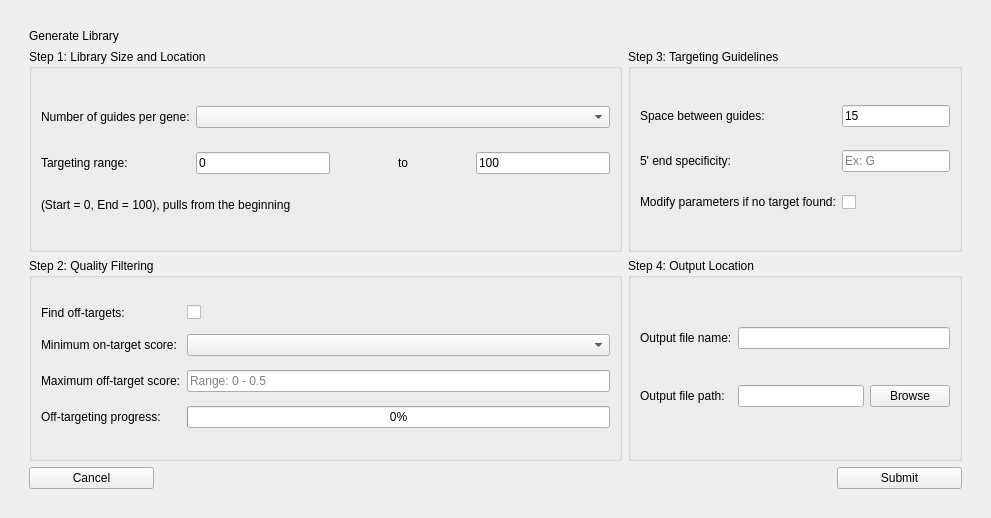
<?xml version="1.0" encoding="UTF-8"?>
<ui version="4.0">
 <class>MainWindow</class>
 <widget class="QMainWindow" name="MainWindow">
  <property name="geometry">
   <rect>
    <x>0</x>
    <y>0</y>
    <width>991</width>
    <height>518</height>
   </rect>
  </property>
  <property name="windowTitle">
   <string>MainWindow</string>
  </property>
  <widget class="QWidget" name="centralwidget">
   <layout class="QGridLayout" name="gridLayout_2">
    <item row="1" column="1">
     <layout class="QGridLayout" name="gridLayout" rowstretch="1,0,0,0" columnstretch="1,0">
      <property name="sizeConstraint">
       <enum>QLayout::SetDefaultConstraint</enum>
      </property>
      <item row="3" column="1" alignment="Qt::AlignRight">
       <widget class="QPushButton" name="pbtnSubmit">
        <property name="sizePolicy">
         <sizepolicy hsizetype="Minimum" vsizetype="Fixed">
          <horstretch>0</horstretch>
          <verstretch>0</verstretch>
         </sizepolicy>
        </property>
        <property name="minimumSize">
         <size>
          <width>125</width>
          <height>0</height>
         </size>
        </property>
        <property name="text">
         <string>Submit</string>
        </property>
       </widget>
      </item>
      <item row="2" column="1">
       <widget class="QGroupBox" name="grpOutputLocation">
        <property name="sizePolicy">
         <sizepolicy hsizetype="Preferred" vsizetype="Preferred">
          <horstretch>0</horstretch>
          <verstretch>0</verstretch>
         </sizepolicy>
        </property>
        <property name="title">
         <string>Step 4: Output Location</string>
        </property>
        <layout class="QGridLayout" name="gridLayout_7" rowstretch="0,0,0,0">
         <item row="2" column="2">
          <widget class="QPushButton" name="pbtnBrowse">
           <property name="sizePolicy">
            <sizepolicy hsizetype="Maximum" vsizetype="Fixed">
             <horstretch>0</horstretch>
             <verstretch>0</verstretch>
            </sizepolicy>
           </property>
           <property name="toolTip">
            <string>&lt;html&gt;&lt;head/&gt;&lt;body&gt;&lt;p&gt;Browse for a location to save your library!&lt;/p&gt;&lt;/body&gt;&lt;/html&gt;</string>
           </property>
           <property name="text">
            <string>Browse</string>
           </property>
          </widget>
         </item>
         <item row="3" column="0" colspan="3">
          <spacer name="verticalSpacer_9">
           <property name="orientation">
            <enum>Qt::Vertical</enum>
           </property>
           <property name="sizeType">
            <enum>QSizePolicy::Fixed</enum>
           </property>
           <property name="sizeHint" stdset="0">
            <size>
             <width>10</width>
             <height>10</height>
            </size>
           </property>
          </spacer>
         </item>
         <item row="2" column="0">
          <widget class="QLabel" name="lblFilePath">
           <property name="sizePolicy">
            <sizepolicy hsizetype="Fixed" vsizetype="Preferred">
             <horstretch>0</horstretch>
             <verstretch>0</verstretch>
            </sizepolicy>
           </property>
           <property name="toolTip">
            <string>&lt;html&gt;&lt;head/&gt;&lt;body&gt;&lt;p&gt;&lt;span style=&quot; font-size:12pt;&quot;&gt;This is the directory that CASPER will write the library CSV to.&lt;/span&gt;&lt;/p&gt;&lt;/body&gt;&lt;/html&gt;</string>
           </property>
           <property name="text">
            <string>Output file path:</string>
           </property>
          </widget>
         </item>
         <item row="1" column="0">
          <widget class="QLabel" name="lblFileName">
           <property name="sizePolicy">
            <sizepolicy hsizetype="Fixed" vsizetype="Preferred">
             <horstretch>0</horstretch>
             <verstretch>0</verstretch>
            </sizepolicy>
           </property>
           <property name="toolTip">
            <string>&lt;html&gt;&lt;head/&gt;&lt;body&gt;&lt;p&gt;&lt;span style=&quot; font-size:12pt;&quot;&gt;Name of generated CSV file.&lt;/span&gt;&lt;/p&gt;&lt;/body&gt;&lt;/html&gt;</string>
           </property>
           <property name="text">
            <string>Output file name:</string>
           </property>
          </widget>
         </item>
         <item row="1" column="1" colspan="2">
          <widget class="QLineEdit" name="ledFileName">
           <property name="sizePolicy">
            <sizepolicy hsizetype="Minimum" vsizetype="Fixed">
             <horstretch>0</horstretch>
             <verstretch>0</verstretch>
            </sizepolicy>
           </property>
          </widget>
         </item>
         <item row="2" column="1">
          <widget class="QLineEdit" name="ledFilePath">
           <property name="sizePolicy">
            <sizepolicy hsizetype="Minimum" vsizetype="Fixed">
             <horstretch>0</horstretch>
             <verstretch>0</verstretch>
            </sizepolicy>
           </property>
          </widget>
         </item>
         <item row="0" column="0" colspan="3">
          <spacer name="verticalSpacer_10">
           <property name="orientation">
            <enum>Qt::Vertical</enum>
           </property>
           <property name="sizeType">
            <enum>QSizePolicy::Fixed</enum>
           </property>
           <property name="sizeHint" stdset="0">
            <size>
             <width>10</width>
             <height>10</height>
            </size>
           </property>
          </spacer>
         </item>
        </layout>
       </widget>
      </item>
      <item row="3" column="0" alignment="Qt::AlignLeft">
       <widget class="QPushButton" name="pbtnCancel">
        <property name="sizePolicy">
         <sizepolicy hsizetype="Minimum" vsizetype="Fixed">
          <horstretch>0</horstretch>
          <verstretch>0</verstretch>
         </sizepolicy>
        </property>
        <property name="minimumSize">
         <size>
          <width>125</width>
          <height>0</height>
         </size>
        </property>
        <property name="toolTip">
         <string>&lt;html&gt;&lt;head/&gt;&lt;body&gt;&lt;p&gt;Cancel button, clears everything and closes the window.&lt;/p&gt;&lt;/body&gt;&lt;/html&gt;</string>
        </property>
        <property name="text">
         <string>Cancel</string>
        </property>
       </widget>
      </item>
      <item row="1" column="1">
       <widget class="QGroupBox" name="grpTargetingGuidelines">
        <property name="sizePolicy">
         <sizepolicy hsizetype="Preferred" vsizetype="Preferred">
          <horstretch>0</horstretch>
          <verstretch>0</verstretch>
         </sizepolicy>
        </property>
        <property name="title">
         <string>Step 3: Targeting Guidelines</string>
        </property>
        <layout class="QGridLayout" name="gridLayout_8" rowstretch="0,0,0,0,0">
         <property name="sizeConstraint">
          <enum>QLayout::SetDefaultConstraint</enum>
         </property>
         <item row="3" column="1">
          <widget class="QCheckBox" name="chkModifyParameters">
           <property name="sizePolicy">
            <sizepolicy hsizetype="Minimum" vsizetype="Fixed">
             <horstretch>0</horstretch>
             <verstretch>0</verstretch>
            </sizepolicy>
           </property>
           <property name="text">
            <string/>
           </property>
          </widget>
         </item>
         <item row="1" column="0">
          <widget class="QLabel" name="lblSpaceBetweenGuides">
           <property name="sizePolicy">
            <sizepolicy hsizetype="Preferred" vsizetype="Fixed">
             <horstretch>0</horstretch>
             <verstretch>0</verstretch>
            </sizepolicy>
           </property>
           <property name="toolTip">
            <string>&lt;html&gt;&lt;head/&gt;&lt;body&gt;&lt;p&gt;&lt;span style=&quot; font-size:12pt;&quot;&gt;This is the minimum distance in nt there must be between each guide in the library.&lt;/span&gt;&lt;/p&gt;&lt;/body&gt;&lt;/html&gt;</string>
           </property>
           <property name="text">
            <string>Space between guides:</string>
           </property>
          </widget>
         </item>
         <item row="2" column="1">
          <widget class="QLineEdit" name="led5PrimeSpecificity">
           <property name="sizePolicy">
            <sizepolicy hsizetype="Minimum" vsizetype="Fixed">
             <horstretch>0</horstretch>
             <verstretch>0</verstretch>
            </sizepolicy>
           </property>
           <property name="placeholderText">
            <string>Ex: G</string>
           </property>
          </widget>
         </item>
         <item row="1" column="1">
          <widget class="QLineEdit" name="ledSpaceBetweenGuides">
           <property name="sizePolicy">
            <sizepolicy hsizetype="Minimum" vsizetype="Fixed">
             <horstretch>0</horstretch>
             <verstretch>0</verstretch>
            </sizepolicy>
           </property>
           <property name="text">
            <string>15</string>
           </property>
          </widget>
         </item>
         <item row="0" column="0" colspan="2">
          <spacer name="verticalSpacer_7">
           <property name="orientation">
            <enum>Qt::Vertical</enum>
           </property>
           <property name="sizeType">
            <enum>QSizePolicy::Fixed</enum>
           </property>
           <property name="sizeHint" stdset="0">
            <size>
             <width>10</width>
             <height>10</height>
            </size>
           </property>
          </spacer>
         </item>
         <item row="2" column="0">
          <widget class="QLabel" name="lbl5PrimeSpecificity">
           <property name="sizePolicy">
            <sizepolicy hsizetype="Preferred" vsizetype="Fixed">
             <horstretch>0</horstretch>
             <verstretch>0</verstretch>
            </sizepolicy>
           </property>
           <property name="toolTip">
            <string>&lt;html&gt;&lt;head/&gt;&lt;body&gt;&lt;p&gt;This specifies the 5' characters of the guides. &lt;span style=&quot; font-weight:600;&quot;&gt;For example&lt;/span&gt;, to optimize gRNA expression under some promoters, 5' G residues are needed. Typing &amp;quot;G&amp;quot; in the box returns only guides starting with G. Input must be &amp;quot;ACGT&amp;quot; alphabet. &lt;/p&gt;&lt;/body&gt;&lt;/html&gt;</string>
           </property>
           <property name="text">
            <string>5' end specificity:</string>
           </property>
          </widget>
         </item>
         <item row="3" column="0">
          <widget class="QLabel" name="lblModifyParameters">
           <property name="sizePolicy">
            <sizepolicy hsizetype="Preferred" vsizetype="Fixed">
             <horstretch>0</horstretch>
             <verstretch>0</verstretch>
            </sizepolicy>
           </property>
           <property name="toolTip">
            <string>&lt;html&gt;&lt;head/&gt;&lt;body&gt;&lt;p&gt;If CASPER is unable to find the selected nubmer of guides per gene given the selected criteria, it will loosen its criteria to achieve the selected number. Asterisks are used to denote guides with modified parameters.&lt;/p&gt;&lt;/body&gt;&lt;/html&gt;</string>
           </property>
           <property name="text">
            <string>Modify parameters if no target found:</string>
           </property>
          </widget>
         </item>
         <item row="4" column="0" colspan="2">
          <spacer name="verticalSpacer_8">
           <property name="orientation">
            <enum>Qt::Vertical</enum>
           </property>
           <property name="sizeType">
            <enum>QSizePolicy::Fixed</enum>
           </property>
           <property name="sizeHint" stdset="0">
            <size>
             <width>10</width>
             <height>10</height>
            </size>
           </property>
          </spacer>
         </item>
        </layout>
       </widget>
      </item>
      <item row="0" column="0" colspan="2">
       <widget class="QLabel" name="lblTitle">
        <property name="sizePolicy">
         <sizepolicy hsizetype="Expanding" vsizetype="Fixed">
          <horstretch>0</horstretch>
          <verstretch>0</verstretch>
         </sizepolicy>
        </property>
        <property name="text">
         <string>Generate Library</string>
        </property>
       </widget>
      </item>
      <item row="2" column="0">
       <widget class="QGroupBox" name="grpQualityFiltering">
        <property name="sizePolicy">
         <sizepolicy hsizetype="Preferred" vsizetype="Preferred">
          <horstretch>0</horstretch>
          <verstretch>0</verstretch>
         </sizepolicy>
        </property>
        <property name="title">
         <string>Step 2: Quality Filtering</string>
        </property>
        <layout class="QGridLayout" name="gridLayout_9" rowstretch="0,0,0,0,0,0" columnstretch="0,0">
         <item row="1" column="0">
          <widget class="QLabel" name="lblFindOffTargets">
           <property name="sizePolicy">
            <sizepolicy hsizetype="Fixed" vsizetype="Preferred">
             <horstretch>0</horstretch>
             <verstretch>0</verstretch>
            </sizepolicy>
           </property>
           <property name="toolTip">
            <string>&lt;html&gt;&lt;head/&gt;&lt;body&gt;&lt;p&gt;Selecting this option performs off-target analysis within the organism. Range is from 0 to 0.5, &lt;span style=&quot; font-weight:600;&quot;&gt;lower is better&lt;/span&gt;.&lt;/p&gt;&lt;/body&gt;&lt;/html&gt;</string>
           </property>
           <property name="text">
            <string>Find off-targets:</string>
           </property>
          </widget>
         </item>
         <item row="0" column="0" colspan="2">
          <spacer name="verticalSpacer_5">
           <property name="orientation">
            <enum>Qt::Vertical</enum>
           </property>
           <property name="sizeType">
            <enum>QSizePolicy::Fixed</enum>
           </property>
           <property name="sizeHint" stdset="0">
            <size>
             <width>10</width>
             <height>10</height>
            </size>
           </property>
          </spacer>
         </item>
         <item row="4" column="1">
          <widget class="QProgressBar" name="progBar">
           <property name="sizePolicy">
            <sizepolicy hsizetype="Minimum" vsizetype="Fixed">
             <horstretch>0</horstretch>
             <verstretch>0</verstretch>
            </sizepolicy>
           </property>
           <property name="value">
            <number>0</number>
           </property>
          </widget>
         </item>
         <item row="1" column="1">
          <widget class="QCheckBox" name="chkFindOffTargets">
           <property name="sizePolicy">
            <sizepolicy hsizetype="Minimum" vsizetype="Fixed">
             <horstretch>0</horstretch>
             <verstretch>0</verstretch>
            </sizepolicy>
           </property>
           <property name="text">
            <string/>
           </property>
          </widget>
         </item>
         <item row="2" column="1">
          <widget class="QComboBox" name="cmbMinimumOnTargetScore">
           <property name="sizePolicy">
            <sizepolicy hsizetype="Minimum" vsizetype="Fixed">
             <horstretch>0</horstretch>
             <verstretch>0</verstretch>
            </sizepolicy>
           </property>
          </widget>
         </item>
         <item row="2" column="0">
          <widget class="QLabel" name="lblMinimumOnTargetScore">
           <property name="sizePolicy">
            <sizepolicy hsizetype="Fixed" vsizetype="Preferred">
             <horstretch>0</horstretch>
             <verstretch>0</verstretch>
            </sizepolicy>
           </property>
           <property name="toolTip">
            <string>&lt;html&gt;&lt;head/&gt;&lt;body&gt;&lt;p&gt;The minimum acceptable on-target score for guides in library. Range: 20-70, &lt;span style=&quot; font-weight:600;&quot;&gt;higher is better&lt;/span&gt;.&lt;/p&gt;&lt;/body&gt;&lt;/html&gt;</string>
           </property>
           <property name="text">
            <string>Minimum on-target score:</string>
           </property>
          </widget>
         </item>
         <item row="3" column="1">
          <widget class="QLineEdit" name="cmbMaximumOffTargetScore">
           <property name="sizePolicy">
            <sizepolicy hsizetype="Minimum" vsizetype="Fixed">
             <horstretch>0</horstretch>
             <verstretch>0</verstretch>
            </sizepolicy>
           </property>
           <property name="placeholderText">
            <string>Range: 0 - 0.5</string>
           </property>
          </widget>
         </item>
         <item row="4" column="0">
          <widget class="QLabel" name="lblOffTargetProgress">
           <property name="sizePolicy">
            <sizepolicy hsizetype="Fixed" vsizetype="Preferred">
             <horstretch>0</horstretch>
             <verstretch>0</verstretch>
            </sizepolicy>
           </property>
           <property name="text">
            <string>Off-targeting progress:</string>
           </property>
          </widget>
         </item>
         <item row="3" column="0">
          <widget class="QLabel" name="lblMaximumOffTargetScore">
           <property name="sizePolicy">
            <sizepolicy hsizetype="Fixed" vsizetype="Preferred">
             <horstretch>0</horstretch>
             <verstretch>0</verstretch>
            </sizepolicy>
           </property>
           <property name="toolTip">
            <string>&lt;html&gt;&lt;head/&gt;&lt;body&gt;&lt;p&gt;The maximum acceptable off-target score for guides in library. Range: 0-0.5, &lt;span style=&quot; font-weight:600;&quot;&gt;lower is better&lt;/span&gt;.&lt;/p&gt;&lt;/body&gt;&lt;/html&gt;</string>
           </property>
           <property name="text">
            <string>Maximum off-target score:</string>
           </property>
          </widget>
         </item>
         <item row="5" column="0" colspan="2">
          <spacer name="verticalSpacer_6">
           <property name="orientation">
            <enum>Qt::Vertical</enum>
           </property>
           <property name="sizeType">
            <enum>QSizePolicy::Fixed</enum>
           </property>
           <property name="sizeHint" stdset="0">
            <size>
             <width>10</width>
             <height>10</height>
            </size>
           </property>
          </spacer>
         </item>
        </layout>
       </widget>
      </item>
      <item row="1" column="0">
       <widget class="QGroupBox" name="grpLibrarySizeAndLocation">
        <property name="sizePolicy">
         <sizepolicy hsizetype="Preferred" vsizetype="Preferred">
          <horstretch>0</horstretch>
          <verstretch>0</verstretch>
         </sizepolicy>
        </property>
        <property name="title">
         <string>Step 1: Library Size and Location</string>
        </property>
        <layout class="QGridLayout" name="gridLayout_10">
         <item row="1" column="1" colspan="3">
          <widget class="QComboBox" name="cmbGuidesPerGene">
           <property name="sizePolicy">
            <sizepolicy hsizetype="Minimum" vsizetype="Fixed">
             <horstretch>0</horstretch>
             <verstretch>0</verstretch>
            </sizepolicy>
           </property>
          </widget>
         </item>
         <item row="2" column="0">
          <widget class="QLabel" name="lblTargetingRange">
           <property name="sizePolicy">
            <sizepolicy hsizetype="Fixed" vsizetype="Preferred">
             <horstretch>0</horstretch>
             <verstretch>0</verstretch>
            </sizepolicy>
           </property>
           <property name="toolTip">
            <string>&lt;html&gt;&lt;head/&gt;&lt;body&gt;&lt;p&gt;Percentage of gene to pull guides from. Default percentage is 100, meaning guides will be pulled from the entire gene, starting from the beginning.&lt;span style=&quot; font-weight:600;&quot;&gt; For example&lt;/span&gt;, Start = 50, End = 100 would pull guides from the second half of the gene, starting at 50.&lt;/p&gt;&lt;/body&gt;&lt;/html&gt;</string>
           </property>
           <property name="text">
            <string>Targeting range:</string>
           </property>
          </widget>
         </item>
         <item row="1" column="0">
          <widget class="QLabel" name="lblGuidesPerGene">
           <property name="sizePolicy">
            <sizepolicy hsizetype="Fixed" vsizetype="Preferred">
             <horstretch>0</horstretch>
             <verstretch>0</verstretch>
            </sizepolicy>
           </property>
           <property name="toolTip">
            <string>&lt;html&gt;&lt;head/&gt;&lt;body&gt;&lt;p&gt;&lt;span style=&quot; font-size:12pt;&quot;&gt;This is the number of guide RNAs that will be generated for each of the genes selected in Find Targets.&lt;/span&gt;&lt;/p&gt;&lt;/body&gt;&lt;/html&gt;</string>
           </property>
           <property name="text">
            <string>Number of guides per gene:</string>
           </property>
          </widget>
         </item>
         <item row="3" column="0" colspan="4">
          <widget class="QLabel" name="lblStartEndDescription">
           <property name="sizePolicy">
            <sizepolicy hsizetype="Fixed" vsizetype="Fixed">
             <horstretch>0</horstretch>
             <verstretch>0</verstretch>
            </sizepolicy>
           </property>
           <property name="text">
            <string>(Start = 0, End = 100), pulls from the beginning</string>
           </property>
          </widget>
         </item>
         <item row="2" column="1">
          <widget class="QLineEdit" name="ledTargetRangeStart">
           <property name="sizePolicy">
            <sizepolicy hsizetype="Minimum" vsizetype="Fixed">
             <horstretch>0</horstretch>
             <verstretch>0</verstretch>
            </sizepolicy>
           </property>
           <property name="text">
            <string>0</string>
           </property>
          </widget>
         </item>
         <item row="2" column="2">
          <widget class="QLabel" name="lblTo">
           <property name="sizePolicy">
            <sizepolicy hsizetype="Preferred" vsizetype="Preferred">
             <horstretch>0</horstretch>
             <verstretch>0</verstretch>
            </sizepolicy>
           </property>
           <property name="text">
            <string>to</string>
           </property>
           <property name="alignment">
            <set>Qt::AlignCenter</set>
           </property>
          </widget>
         </item>
         <item row="2" column="3">
          <widget class="QLineEdit" name="ledTargetRangeEnd">
           <property name="sizePolicy">
            <sizepolicy hsizetype="Minimum" vsizetype="Fixed">
             <horstretch>0</horstretch>
             <verstretch>0</verstretch>
            </sizepolicy>
           </property>
           <property name="text">
            <string>100</string>
           </property>
          </widget>
         </item>
         <item row="0" column="0" colspan="4">
          <spacer name="verticalSpacer_3">
           <property name="orientation">
            <enum>Qt::Vertical</enum>
           </property>
           <property name="sizeType">
            <enum>QSizePolicy::Fixed</enum>
           </property>
           <property name="sizeHint" stdset="0">
            <size>
             <width>10</width>
             <height>10</height>
            </size>
           </property>
          </spacer>
         </item>
         <item row="4" column="0" colspan="4">
          <spacer name="verticalSpacer_4">
           <property name="orientation">
            <enum>Qt::Vertical</enum>
           </property>
           <property name="sizeType">
            <enum>QSizePolicy::Fixed</enum>
           </property>
           <property name="sizeHint" stdset="0">
            <size>
             <width>10</width>
             <height>10</height>
            </size>
           </property>
          </spacer>
         </item>
        </layout>
       </widget>
      </item>
     </layout>
    </item>
    <item row="2" column="1">
     <spacer name="verticalSpacer">
      <property name="orientation">
       <enum>Qt::Vertical</enum>
      </property>
      <property name="sizeType">
       <enum>QSizePolicy::Fixed</enum>
      </property>
      <property name="sizeHint" stdset="0">
       <size>
        <width>20</width>
        <height>20</height>
       </size>
      </property>
     </spacer>
    </item>
    <item row="1" column="0">
     <spacer name="horizontalSpacer">
      <property name="orientation">
       <enum>Qt::Horizontal</enum>
      </property>
      <property name="sizeType">
       <enum>QSizePolicy::Fixed</enum>
      </property>
      <property name="sizeHint" stdset="0">
       <size>
        <width>20</width>
        <height>20</height>
       </size>
      </property>
     </spacer>
    </item>
    <item row="0" column="1">
     <spacer name="verticalSpacer_2">
      <property name="orientation">
       <enum>Qt::Vertical</enum>
      </property>
      <property name="sizeType">
       <enum>QSizePolicy::Fixed</enum>
      </property>
      <property name="sizeHint" stdset="0">
       <size>
        <width>20</width>
        <height>20</height>
       </size>
      </property>
     </spacer>
    </item>
    <item row="1" column="2">
     <spacer name="horizontalSpacer_2">
      <property name="orientation">
       <enum>Qt::Horizontal</enum>
      </property>
      <property name="sizeType">
       <enum>QSizePolicy::Fixed</enum>
      </property>
      <property name="sizeHint" stdset="0">
       <size>
        <width>20</width>
        <height>20</height>
       </size>
      </property>
     </spacer>
    </item>
   </layout>
  </widget>
 </widget>
 <tabstops>
  <tabstop>cmbGuidesPerGene</tabstop>
  <tabstop>ledTargetRangeStart</tabstop>
  <tabstop>ledTargetRangeEnd</tabstop>
  <tabstop>chkFindOffTargets</tabstop>
  <tabstop>cmbMinimumOnTargetScore</tabstop>
  <tabstop>cmbMaximumOffTargetScore</tabstop>
  <tabstop>ledSpaceBetweenGuides</tabstop>
  <tabstop>led5PrimeSpecificity</tabstop>
  <tabstop>chkModifyParameters</tabstop>
  <tabstop>ledFileName</tabstop>
  <tabstop>ledFilePath</tabstop>
  <tabstop>pbtnBrowse</tabstop>
  <tabstop>pbtnCancel</tabstop>
  <tabstop>pbtnSubmit</tabstop>
 </tabstops>
 <resources/>
 <connections/>
</ui>
